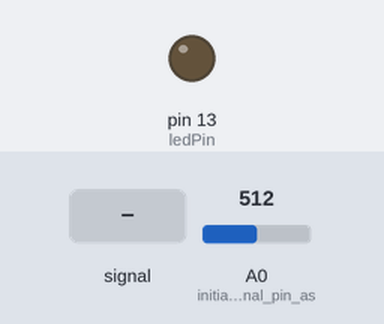
The sketch below on a simulated Arduino Uno, built with avr-gcc and run on an emulated ATmega328P. Shown: output pins drawn as LEDs (lit = HIGH). The inputs (shaded band) are chosen by the test bench; at power-on: A0 (initialize_signal_pin_as) = 512.

Above: at 1.2 s.
1.3 s: A0 (initialize_signal_pin_as) fed a 200 Hz sine of ±460 counts around its level
At 1.8 s:
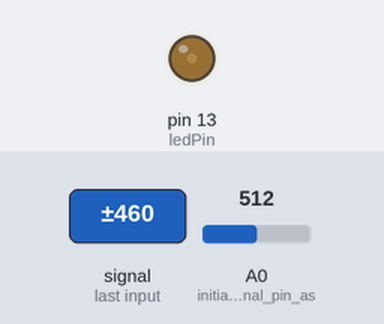
2.8 s: A0 (initialize_signal_pin_as) set to 1023
At 3.7 s:
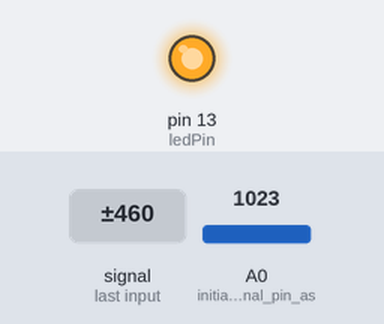
Timing chart, 0 to 5.8 s (numbered marks = the images above; inputs shaded):
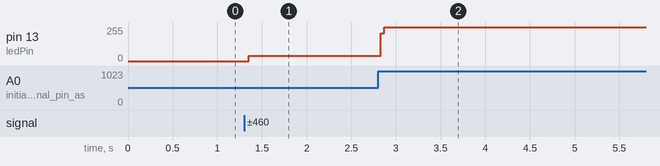

Measured:
- after the input at 1.3 s, pin 13 (ledPin): 0/255 → 39/255 after 0.05 s
- after the input at 2.8 s, pin 13 (ledPin): 39/255 → 255/255 at once

The sketch:

lightswitch_transmitter.ino
```cpp
/* Project Wireless Lightswitch
 *  Purpose: wirelessly turn off LED's on top of 2 game stations
 *  How it works: USB connected to lightswitch outlet will output 5V or 0V.
 *  Upon receiving 5V, transmit RF signal to turn on 2 outlets (that have
 *  LED's connected). Upon 5V -> 0V, transmit RF signal to turn them off.
*/

const int ledPin = 13;       // number of LED pin
//const int signalPin = A0;    // the number of the pushbutton pin

float input_voltage = 0.0;
float temp          = 0.0;
float r1            = 90900.0;
float r2            = 10000.0;
int   analog_value  = 0;
bool  lightsAreOn   = false;

void setup() {               // put your setup code here, to run once:
  pinMode(ledPin, OUTPUT);   // initialize the LED pin as an output
  pinMode(A0, INPUT);        // initialize signal pin as input
  digitalWrite(ledPin, LOW); // turn LED off
}

void loop() { // put your main code here, to run repeatedly:

  // read & calculate input voltage
  analog_value  = analogRead(A0); // A0 is where the signal pin connects
  input_voltage = (analog_value * 5.0) / 1024.0;

  if (input_voltage < 4.5) {    // less than 4.5V
     input_voltage=0.0;
     // send RF signal to turn lights off
     // turn LED off
     digitalWrite(ledPin, LOW);
     lightsAreOn = false;
   } else if (input_voltage < 6) { // up to 6V (USB is 5V)
     // send RF signal to turn lights on
     // turn LED on
     digitalWrite(ledPin, HIGH);
     lightsAreOn = true;
   }


}
```
